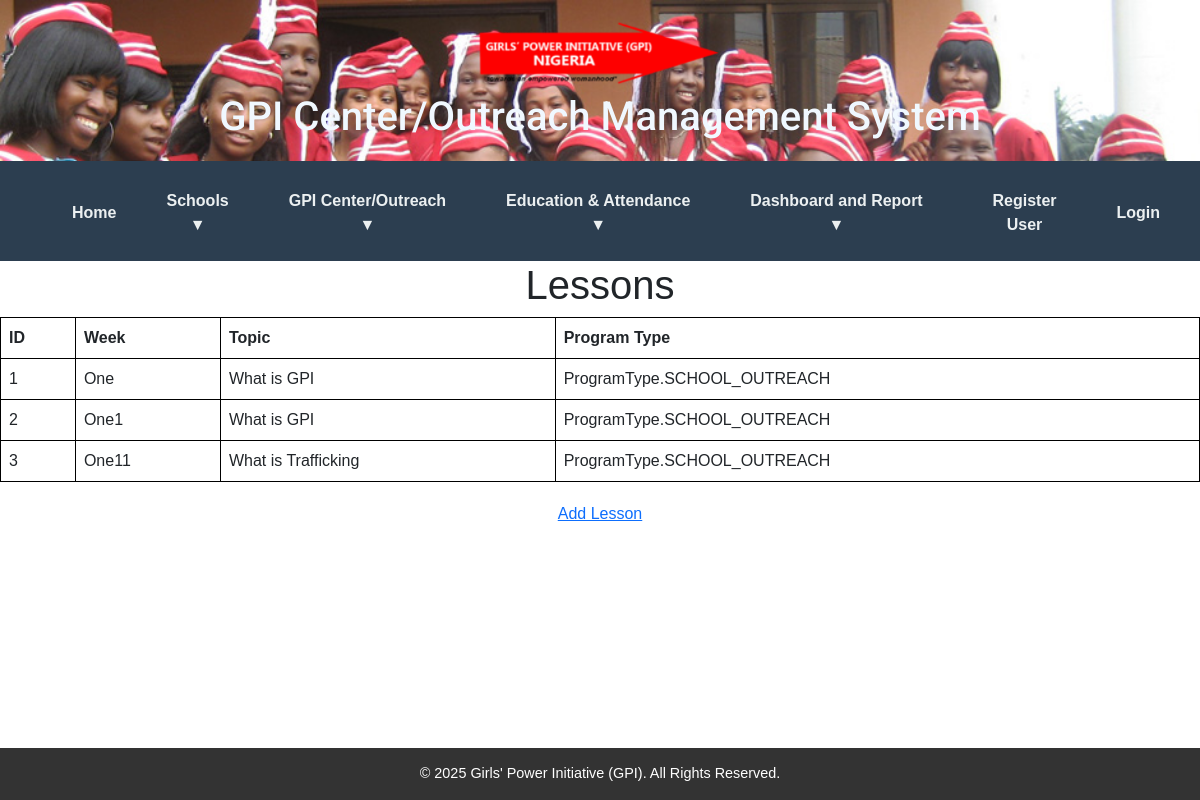
The page /lessons on the database its author committed.
### models.py (models this page shows)
class Lesson(db.Model):
    id = db.Column(db.Integer, primary_key=True)
    week = db.Column(db.Integer, nullable=False)
    topic = db.Column(db.String(255), nullable=False)
    program_type = db.Column(db.Enum(ProgramType), nullable=False)

### views.py (the view)
@auth.route('/lessons')
def lessons():
    lessons = Lesson.query.all()
    return render_template('lessons.html', lessons=lessons)

### templates/lessons.html (shortened to what this page needs)
{% extends "base.html" %}
{% block content %}
    <h1>Lessons</h1>
    <table style="width: 100%; border-collapse: collapse;">
        <thead>
            <tr>
                <th style="border: 1px solid black; padding: 8px;">ID</th>
                <th style="border: 1px solid black; padding: 8px;">Week</th>
                <th style="border: 1px solid black; padding: 8px;">Topic</th>
                <th style="border: 1px solid black; padding: 8px;">Program Type</th>
            </tr>
        </thead>
        <tbody>
            {% for lesson in lessons %}
            <tr>
                <td style="border: 1px solid black; padding: 8px;">{{ lesson.id }}</td>
                <td style="border: 1px solid black; padding: 8px;">{{ lesson.week }}</td>
                <td style="border: 1px solid black; padding: 8px;">{{ lesson.topic }}</td>
                <td style="border: 1px solid black; padding: 8px;">{{ lesson.program_type }}</td>
            </tr>
            {% endfor %}
        </tbody>
    </table>
    <a href="/add_lesson">Add Lesson</a>
{% endblock %}

### static/css/style.css (style rules this page uses)
html, body { height: 100%; margin: 0; padding: 0; display: flex; flex-direction: column; }
body { font-family: 'Roboto', sans-serif; background-color: #f4f4f9; color: #333; line-height: 1.6; flex: 1; }
* { box-sizing: border-box; font-family: Arial, sans-serif; }
h1 { text-align: center; margin-bottom: 15px; }
a { display: block; text-align: center; margin-top: 20px; }

### rows shown on the page
Lesson: id "1", week "One", topic "What is GPI", program_type "ProgramType.SCHOOL_OUTREACH"
Lesson: id "2", week "One1", topic "What is GPI", program_type "ProgramType.SCHOOL_OUTREACH"
Lesson: id "3", week "One11", topic "What is Trafficking", program_type "ProgramType.SCHOOL_OUTREACH"
